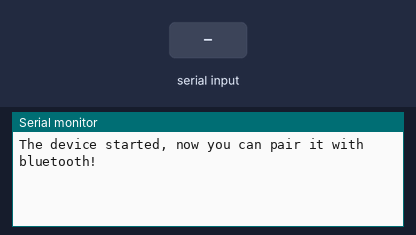
Bench run of a sketch on a simulated ESP32. Parts: the last lines printed to the serial monitor. The test bench sets the inputs (shaded band). Nothing arrives over Bluetooth unless stated.

Above: at 1.8 s.
1.9 s: "onoe9569\n" received over the second serial link
At 3.0 s:
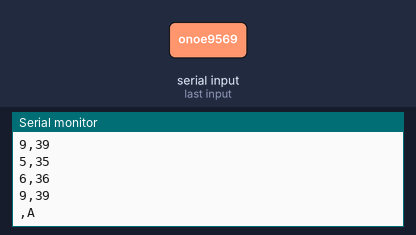
3.4 s: "1" received over the second serial link
At 4.5 s:
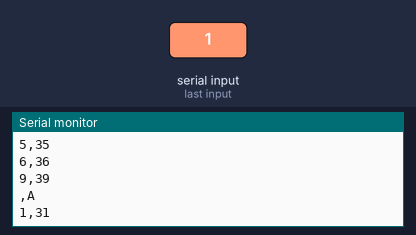
Timing chart, 0 to 6.4 s (numbered marks = the images above; inputs shaded):
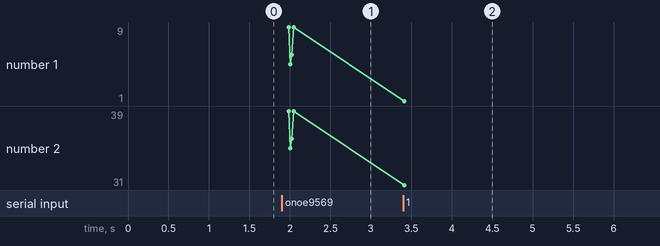

The sketch:

wifiTesting.ino
```cpp
#include <WiFi.h>
#include "time.h"

char* ssid       = new char[32];//"AndroidAP1D30";
char* password   = new char[32];//"onoe9569";
//const char* ntpServer = ;
long gmtOffsetSeconds=-4*3600;

//Bluetooth
#include "BluetoothSerial.h"
#if !defined(CONFIG_BT_ENABLED) || !defined(CONFIG_BLUEDROID_ENABLED)
#error Bluetooth is not enabled! Please run `make menuconfig` to and enable it
#endif
BluetoothSerial SerialBT;


void setup() {
  //setup bluetooth
  Serial.begin(115200);
  SerialBT.begin("ESP32test"); //Bluetooth device name
  Serial.println("The device started, now you can pair it with bluetooth!");
  delay(1000);
  //get the SSID
  SerialBT.write('SSID:\n');
  //temparay infinate loop to see what comes out
  unsigned char tmp;
  while(1){
    if (SerialBT.available()) {
      tmp=SerialBT.read();
      Serial.printf("%c,%X\n",tmp,tmp);
    }
    delay(20);
  }


  //connect to wifi
  Serial.printf("Connecting to %s ", ssid);
  WiFi.begin(ssid, password);
  while (WiFi.status() != WL_CONNECTED) {
      delay(500);
      Serial.print(".");
  }
  Serial.println(" CONNECTED");

  //get the time
  configTime(gmtOffsetSeconds, 0, "pool.ntp.org","time.nist.gov");

  //display the time
  struct tm timeinfo;
  if(!getLocalTime(&timeinfo)){
    Serial.println("Failed to obtain time");
    return;
  }
  Serial.println(&timeinfo, "%A, %B %d %Y %H:%M:%S");
}

void loop() {
  // put your main code here, to run repeatedly:
  //do nothing
  delay(1000);
}
```

Measured:
- after the input at 1.9 s, the serial monitor: prints a new line at once (image 1)
- after the input at 3.4 s, the serial monitor: prints a new line at once (image 2)
- plotted number 1: 9 → 1 after the input at 3.4 s
- plotted number 2: 39 → 31 after the input at 3.4 s
